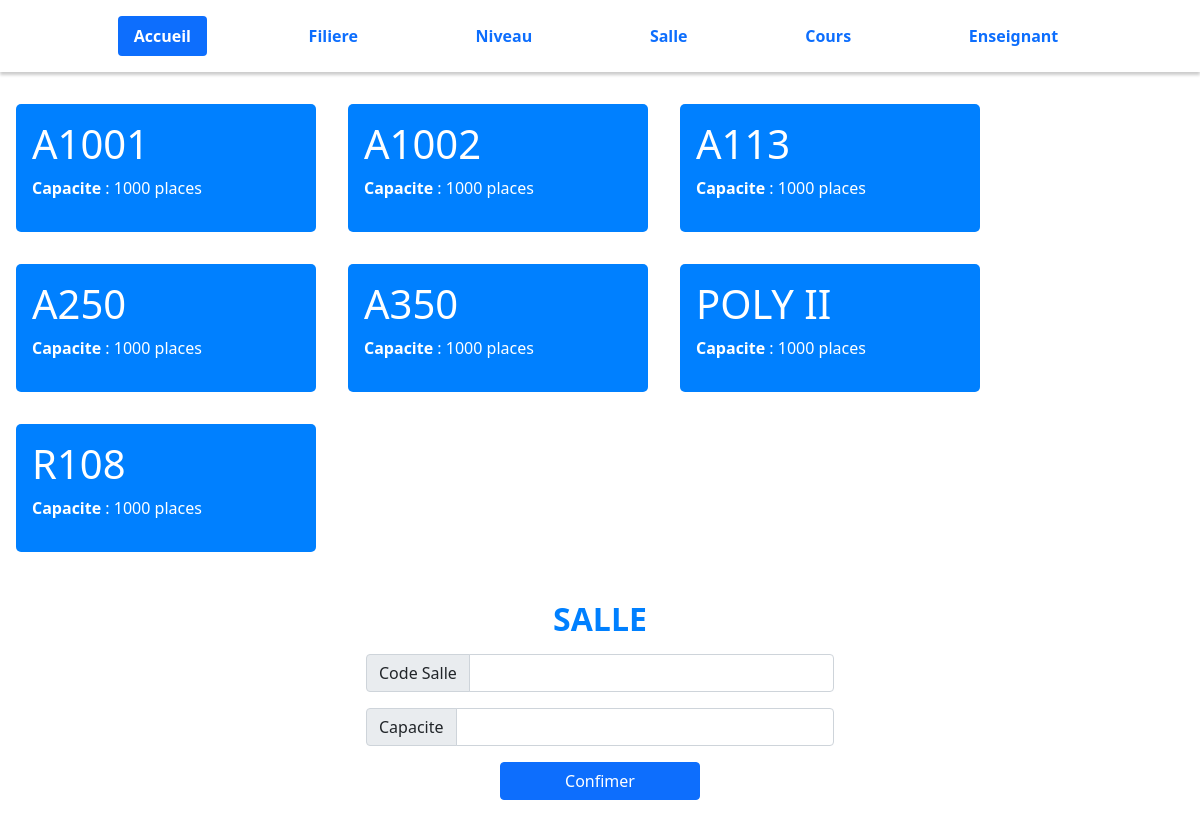
Page /salle.php on the committed database.
### tables this page shows
CREATE TABLE `salle` (
  `codeSalle` varchar(10) NOT NULL,
  `capacite` int(10) NOT NULL
);

### variables.php (called while the page is built, shortened)
<?php
$codeSalle = '';
$salleCapacite= '';
 ?>

### salle.php (the view, shortened to what this page needs)
<!DOCTYPE html>
<?php
  require_once 'db_Connect.php';
  require_once 'header.php';
  require_once 'nav.php';
  require_once 'variables.php';
  $statement = $pdo->prepare('SELECT * FROM salle');
  $statement->execute();
  $salle = $statement->fetchAll(PDO::FETCH_ASSOC);
 ?>
<html lang="en" dir="ltr">
  <body>
    <?php if(!empty($salle)){
      echo "<div class='filiere-block'>";
      foreach ($salle as $key => $salle) {
        echo "<div class='filiere-content'>";
        echo "<h1>".$salle['codeSalle']."</h1>";
        echo "<p><strong>Capacite</strong> : ".$salle['capacite']." places</p>";
        echo "</div>";
      }
    }
    echo "</div>";?>
    <form class="form" method="post">
      <h2>SALLE</h2>
      <div class="input-group mb-3">
        <span class="input-group-text" id="inputGroup-sizing-default">Code Salle</span>
        <input type="text" class="form-control code" aria-label="Sizing example input" aria-describedby="inputGroup-sizing-default" name="codeSalle" value="<?php echo $codeSalle; ?>">
      </div>
      <div class="input-group mb-3">
        <span class="input-group-text" id="inputGroup-sizing-default">Capacite</span>
        <input type="text" class="form-control nom" aria-label="Sizing example input" aria-describedby="inputGroup-sizing-default" name="salleCapacite" value="<?php echo $salleCapacite; ?>">
      </div>
      <button type="submit" class="btn btn-primary" name="submit">Confimer</button>
    </form>
  </body>
</html>

### style.css (style rules this page uses)
.form { padding: 1em; width: 500px; margin: auto; text-align: center; }
h2 { margin: .5em; font-weight: bold; color: #0080FF; }
.btn-primary { width: 200px; margin: 0 auto; }
.filiere-block,.time-block { margin-top: 1em; }
.filiere-block { display: flex; width: 1000px; flex-wrap: wrap; cursor: pointer; }
.filiere-content,.time-block { background-color: #0080FF; color: #ffff; padding: 1em; margin: 1em; width: 300px; border-radius: 5px; cursor: pointer; }

### rows in the picture
salle: codeSalle "A1001", capacite "1000"
salle: codeSalle "A1002", capacite "1000"
salle: codeSalle "A113", capacite "1000"
salle: codeSalle "A250", capacite "1000"
salle: codeSalle "A350", capacite "1000"
salle: codeSalle "POLY II", capacite "1000"
salle: codeSalle "R108", capacite "1000"
